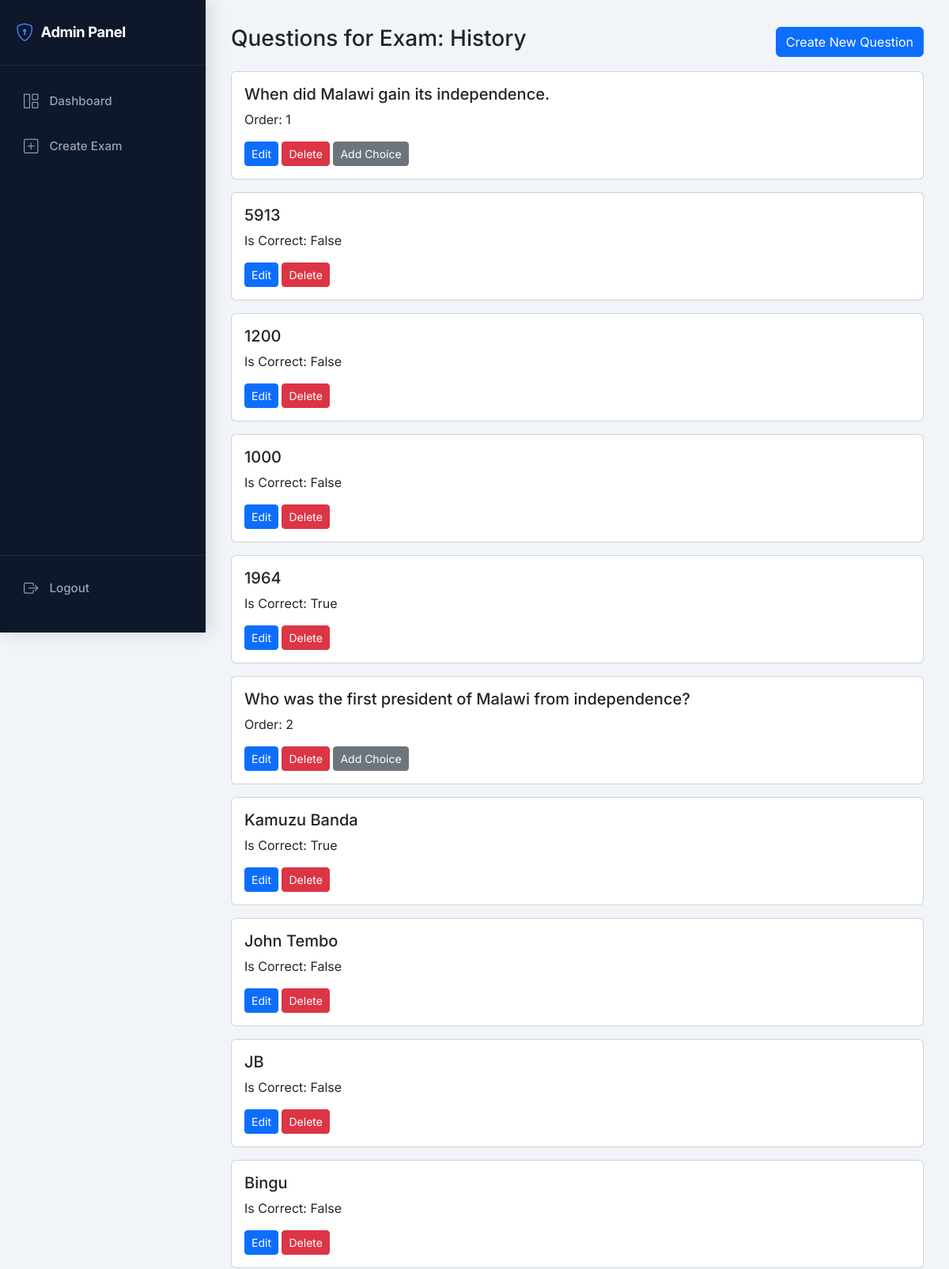
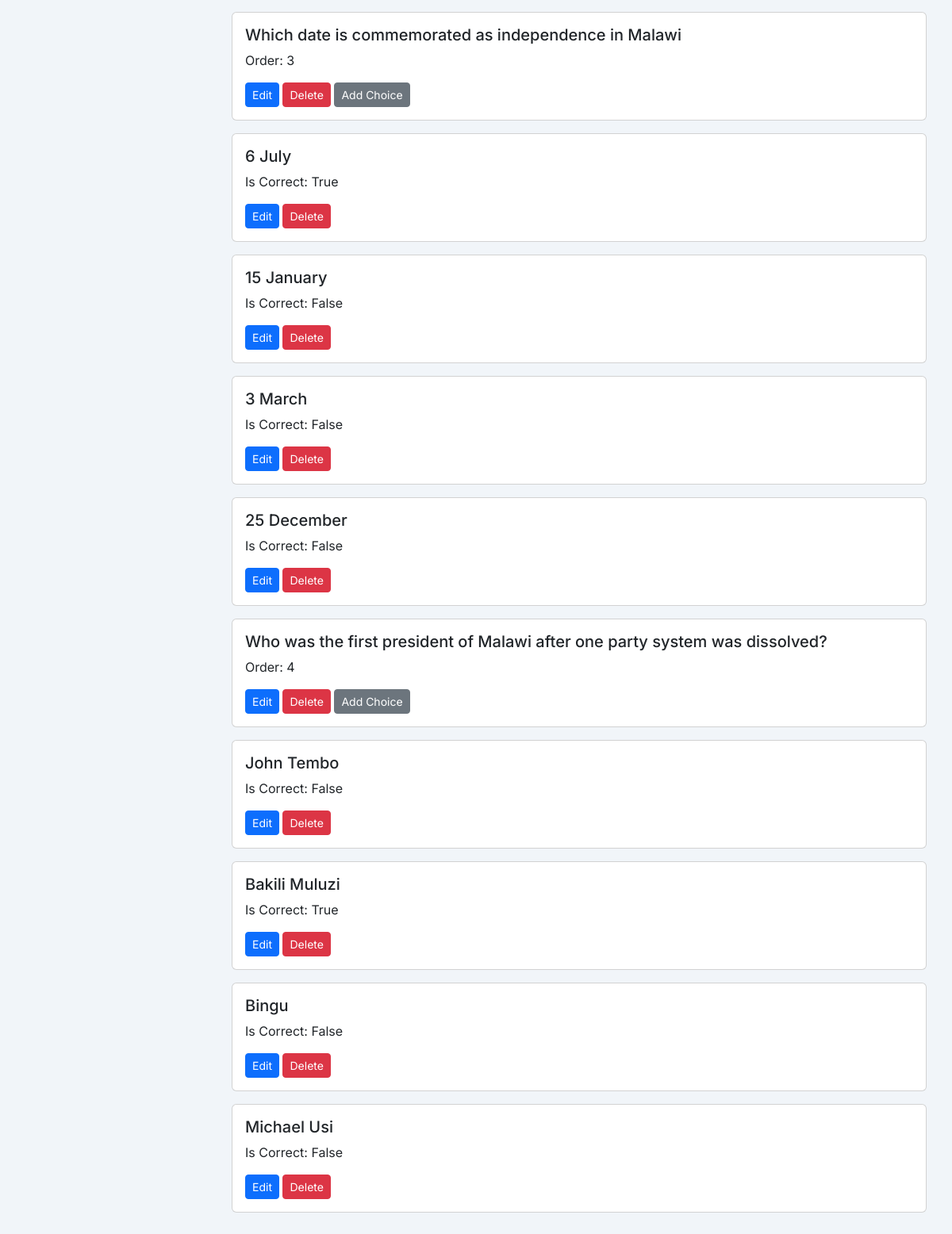
/admin-list-question/1/, run on the app's committed database (2 pictures, top to bottom).
### core/models.py (models this page shows, shortened)
class Examination(models.Model):
    title = models.CharField(max_length=200)
    description = models.TextField(blank=True)
    duration_minutes = models.IntegerField(default=60)
    total_marks = models.IntegerField(default=100)
    is_active = models.BooleanField(default=True)
    created_at = models.DateTimeField(auto_now_add=True)

class Question(models.Model):
    Examinations = models.ForeignKey(Examination, on_delete=models.CASCADE, related_name='questions')
    text = models.TextField()
    marks = models.IntegerField(default=1)
    order = models.IntegerField(default=1)

class Choice(models.Model):
    question = models.ForeignKey(Question, on_delete=models.CASCADE, related_name='choices')
    text = models.CharField(max_length=300)
    is_correct = models.BooleanField(default=False)

### core/views.py (the view)
# urls.py: path("admin-list-question/<int:exam_id>/", admin_list_question, name="admin_list_question"),
def admin_list_question(request, exam_id):
    exam = get_object_or_404(Examination, id=exam_id)
    questions = exam.questions.prefetch_related('choices').order_by('order')
    context = {
        "exam": exam,
        "questions": questions
    }
    return render(request, 'admin_dashboard/question_list.html', context)

### core/templates/admin_dashboard/question_list.html
{% extends 'admin_dashboard/base.html' %}
{% block content %}
<div class="d-flex justify-content-between align-items-center mb-3">
    <h3>Questions for Exam: {{ exam.title }}</h3>
    <a href="{% url 'admin_create_question' exam.id %}" class="btn btn-primary">Create New Question</a>
</div>
{% for question in questions %}
    <div class="card mb-3">
        <div class="card-body">
            <h5 class="card-title">{{ question.text }}</h5>
            <p class="card-text">Order: {{ question.order }}</p>
            <a href="{% url 'admin_edit_question' question.id %}" class="btn btn-sm btn-primary">Edit</a>
            <a href="{% url 'admin_delete_question' question.id %}" class="btn btn-sm btn-danger">Delete</a>
            <a href="{% url 'admin_create_choice' question.id %}" class="btn btn-sm btn-secondary">Add Choice</a>
        </div>
    </div>
    {% for choice in question.choices.all %}
        <div class="card mb-3">
            <div class="card-body">
                <h5 class="card-title">{{ choice.text }}</h5>
                <p class="card-text">Is Correct: {{ choice.is_correct }}</p>
                <a href="{% url 'admin_edit_choice' choice.id %}" class="btn btn-sm btn-primary">Edit</a>
                <a href="{% url 'admin_delete_choice' choice.id %}" class="btn btn-sm btn-danger">Delete</a>
            </div>
        </div>
    {% endfor %}
{% endfor %}
{% endblock %}

### core/templates/admin_dashboard/base.html (shortened to what this page needs)
<!DOCTYPE html>
<html lang="en">
<head>
    <link href="https://cdn.jsdelivr.net/npm/bootstrap@5.3.3/dist/css/bootstrap.min.css" rel="stylesheet">
    <link href="https://cdn.jsdelivr.net/npm/bootstrap-icons@1.11.3/font/bootstrap-icons.min.css" rel="stylesheet">
</head>
<body>
    <aside class="sidebar" id="sidebar">
        <div class="sidebar-header">
            <a href="{% url 'admin_dashboard' %}" class="sidebar-brand">
                <i class="bi bi-shield-lock"></i>
                <span>Admin Panel</span>
            </a>
        </div>
        <nav class="sidebar-nav">
            <a href="{% url 'admin_dashboard' %}"
               class="nav-link {% if request.path == '/admin/dashboard/' %}active{% endif %}">
                <i class="bi bi-grid-1x2"></i>
                <span>Dashboard</span>
            </a>
            <a href="{% url 'admin_create_exam' %}"
               class="nav-link {% if request.path == '/admin/create_exam/' %}active{% endif %}">
                <i class="bi bi-plus-square"></i>
                <span>Create Exam</span>
            </a>
        </nav>
        <div class="sidebar-footer">
            <a href="{% url 'admin_logout' %}" class="nav-link">
                <i class="bi bi-box-arrow-right"></i>
                <span>Logout</span>
            </a>
        </div>
    </aside>
    <main class="main-content">
        {% block content %}
        {% endblock %}
    </main>
</body>
</html>

### core/templates/admin_dashboard/base.html (style rules this page uses)
:root { --sidebar-width: 260px; --sidebar-bg: #0f172a; --sidebar-hover: #1e293b; --accent: #3b82f6; --accent-hover: #2563eb; --text-muted: #94a3b8; }
* { font-family: 'Inter', system-ui, -apple-system, sans-serif; }
body { background-color: #f1f5f9; min-height: 100vh; overflow-x: hidden; }
.sidebar { width: var(--sidebar-width); min-width: var(--sidebar-width); height: 100vh; background: var(--sidebar-bg); position: fixed; top: 0; left: 0; z-index: 1000; display: flex; flex-direction: column; transition: transform 0.3s ease; box-shadow: 4px 0 24px rgba(0, 0, 0, 0.15); }
.sidebar-header { padding: 1.5rem 1.25rem; border-bottom: 1px solid rgba(255, 255, 255, 0.08); }
.sidebar-brand { color: white; font-size: 1.15rem; font-weight: 700; letter-spacing: -0.025em; display: flex; align-items: center; gap: 0.6rem; text-decoration: none; }
.sidebar-brand i { font-size: 1.4rem; color: var(--accent); }
.sidebar-nav { padding: 1.25rem 0.75rem; flex: 1; overflow-y: auto; }
.nav-link { display: flex; align-items: center; gap: 0.75rem; padding: 0.75rem 1rem; color: var(--text-muted); text-decoration: none; border-radius: 0.5rem; font-weight: 500; font-size: 0.95rem; margin-bottom: 0.35rem; transition: all 0.2s ease; }
.nav-link i { font-size: 1.15rem; width: 1.4rem; text-align: center; }
.sidebar-footer { padding: 1rem 0.75rem 1.5rem; border-top: 1px solid rgba(255, 255, 255, 0.08); }
.main-content { margin-left: var(--sidebar-width); min-height: 100vh; padding: 2rem; transition: margin-left 0.3s ease; }

### data on the page
Examination: title "History"
Question: text "When did Malawi gain its independence.", order "1"
Choice: text "5913", is_correct "False"
Choice: text "1200", is_correct "False"
Choice: text "1000", is_correct "False"
Choice: text "1964", is_correct "True"
Question: text "Who was the first president of Malawi from independence?", order "2"
Choice: text "Kamuzu Banda", is_correct "True"
Choice: text "John Tembo", is_correct "False"
Choice: text "JB", is_correct "False"
Choice: text "Bingu", is_correct "False"
Question: text "Which date is commemorated as independence in Malawi", order "3"
Choice: text "6 July", is_correct "True"
Choice: text "15 January", is_correct "False"
Choice: text "3 March", is_correct "False"
Choice: text "25 December", is_correct "False"
Question: text "Who was the first president of Malawi after one party system was dissolved?", order "4"
Choice: text "John Tembo", is_correct "False"
Choice: text "Bakili Muluzi", is_correct "True"
Choice: text "Bingu", is_correct "False"
Choice: text "Michael Usi", is_correct "False"
